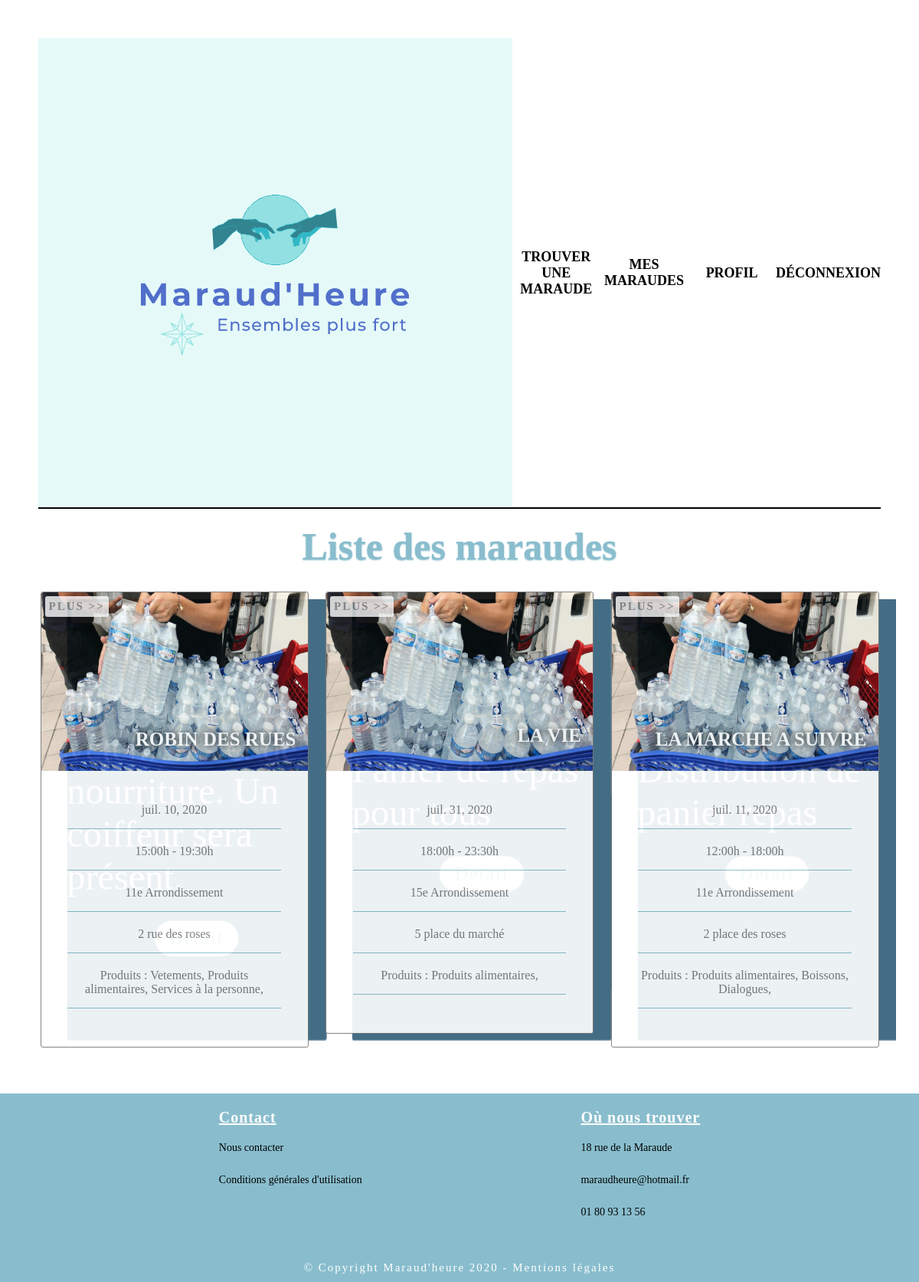
The app's page /maraudes/benevole/mes_maraudes/62/ (signed in), older data.
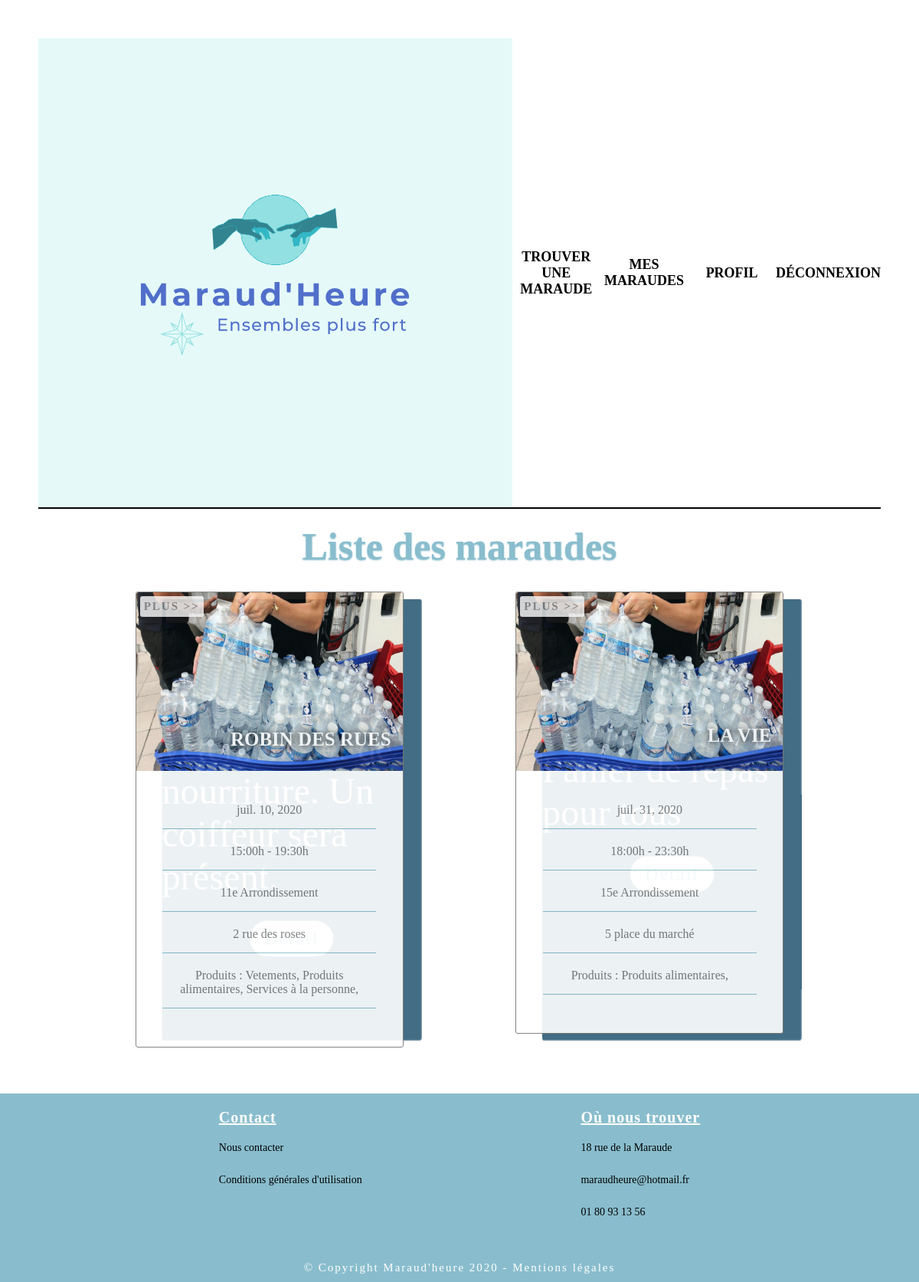
The same page, newer data.
### maraude/models.py (models this page shows, shortened)
class Maraude(models.Model):
    date = models.DateField(
        verbose_name = 'Date de maraude',
        )
    description = models.CharField(
        max_length= 2000,
        blank=True,
        null=True
    )
    heure_debut = models.CharField(
        max_length= 7,
        blank=True,
        null=True
    )
    heure_fin = models.CharField(
        max_length= 7,
        blank=True,
        null=True
    )
    adresse = models.CharField(
        max_length= 2000,
        blank=True,
        null=True
    )
    association =  models.ForeignKey(Association,default = "",on_delete=models.CASCADE, related_name='my_maraude')
    arrondissement =  models.ForeignKey(Arrondissement,default = "",on_delete=models.CASCADE,blank=True,
                                  null=True)
    produit = models.ManyToManyField(Product,blank=True, related_name='maraude_product')
    benevole = models.ManyToManyField(Benevole,blank=True, related_name='maraude_benevole')

class Arrondissement(models.Model):
    LIST_ARROND = (
        ('1er Arrondissement', '75101'),
        ('2e Arrondissement', '75102'),
        ('3e Arrondissement', '75103'),
        ('4e Arrondissement', '75104'),
        ('5e Arrondissement', '75105'),
        ('6e Arrondissement', '75106'),
        ('7e Arrondissement', '75107'),
        ('8e Arrondissement', '75108'),
        ('9e Arrondissement', '75109'),
        ('10e Arrondissement', '75110'),
        ('11e Arrondissement', '75111'),
        ('12e Arrondissement', '75112'),
        ('13e Arrondissement', '75113'),
        ('14e Arrondissement', '75114'),
        ('15e Arrondissement', '75115'),
        ('16e Arrondissement', '75116'),
        ('17e Arrondissement', '75117'),
        ('18e Arrondissement', '75118'),
        ('19e Arrondissement', '75119'),
        ('20e Arrondissement', '75120'),
    )
    n_arrondissement = models.CharField(max_length=300, choices=LIST_ARROND, unique=True )
    def __str__(self):
        return str(self.n_arrondissement )

class Product(models.Model):
    SERVICES = (
        ('Vetements', 'vetement'),
        ('Produits alimentaires', 'nourriture'),
        ('Services à la personne', 'service'),
        ('Boissons', 'boisson'),
        ('Dialogues', 'discussion'),
        ('Soins', 'soin'),
        ('Activités', 'activité'),
        ('Sensibilisation', 'sensibilisation'),
    )
    distribution = models.CharField(max_length=1500, choices=SERVICES, unique=True )
    def __str__(self):
        return str(self.distribution )

### users/models.py (models this page shows)
class Association(User):
    role = models.ForeignKey(Role, null=True, on_delete=models.CASCADE)
    image = models.ImageField(
        upload_to=upload_location,
        null=True,
        blank=True,
    )
    num_rna = models.CharField(
        max_length= 50,
        null= True
    )
    nom_association = models.CharField(
        max_length= 200,
        null= True
    )
    siege_social = models.CharField(
        max_length= 1500,
        null= True
    )
    activite = models.CharField(
        max_length= 1500,
        blank=True,
        null=True
    )
    description = models.CharField(
        max_length= 5000,
        blank=True,
        null=True
    )
    date_creation = models.DateField(
        blank=True,
        null=True
    )
    phone_number = models.CharField(
        max_length= 10,
        blank=True,
        null=True
    )
    def __str__(self):
        return self.nom_association
    class Meta:
        verbose_name = 'Association'

### maraude/views/display_maraude.py (the view)
def benevole_maraudes(request, pk=None):
    connected_user = request.user
    print("ID :",connected_user.id)
    benevole = Benevole.objects.get(id=connected_user.id)
    if benevole and connected_user:
        my_maraudes = benevole.maraude_benevole.all()
        context = {
            "my_maraudes": my_maraudes,
        }
    return render(request, 'benevole_maraudes.html', context)

### users/email_login.py (called while the page is built)
    def get_user(self, user_id):
        try:
            return User.objects.get(pk=user_id)
        except User.DoesNotExist:
            return None

### users/models.py (called while the page is built)
    def __str__(self):
        return self.role_name

### maraude/templates/benevole_maraudes.html (shortened to what this page needs)
{% extends 'theme.html' %}
{% load static %}
{% block css %}
    <link rel="stylesheet" href="{% static 'css/mes_maraudes.css' %}">
{% endblock %}
{% block content %}
<div class="content-creation-wrapper">
    <section class="maraude-tours">
        <h1 class="maraude-tours-heading">Liste des maraudes</h1>
        <div class="maraude-wrapper">
            {% for maraudes in my_maraudes %}
            <div class="maraude">
                <div class="front-side">
                    <img
                    src="{% static 'images/eau.jpg'%}"
                    alt="eau"
                    class="maraude-image"
                    />
                    <h1 class="maraude-name"> {{ maraudes.association }}  </h1>
                    <ul class="maraude-list">
                        <li class="maraude-list-item">{{ maraudes.date }}</li>
                        <li class="maraude-list-item">{{ maraudes.heure_debut }}h - {{ maraudes.heure_fin }}h</li>
                        <li class="maraude-list-item">{{ maraudes.arrondissement }}</li>
                        <li class="maraude-list-item">{{ maraudes.adresse }}</li>
                        <li class="maraude-list-item">
                        Produits :
                        {% for produit in maraudes.produit.all %}
                            {{produit}},
                        {% endfor %}
                        </li>
                    </ul>
                    <button class="navigation-button">
                    Plus &gt;&gt;
                    </button>
                </div>
                <div class="back-side center">
                    <button class="navigation-button">
                    </button>
                    <h3 class="description">{{ maraudes.description }}</h3>
                    <a href="{% url 'maraude_detail' maraudes.id %}" class="maraude-button">Détail</a>
                </div>
            </div>
            {% endfor %}
        </div>
    </section>
</div>
{% endblock content %}

Row changes from the older to the newer data that the page shows:
removed Maraude: association "LA MARCHE A SUIVRE", date "juil. 11, 2020", heure_debut "12:00", heure_fin "18:00", arrondissement "11e Arrondissement", adresse "2 place des roses", Product (distribution "Produits alimentaires")
no longer on this page (row unchanged): Product: distribution "Boissons", shown under "LA MARCHE A SUIVRE"
no longer on this page (row unchanged): Product: distribution "Dialogues", shown under "LA MARCHE A SUIVRE"
